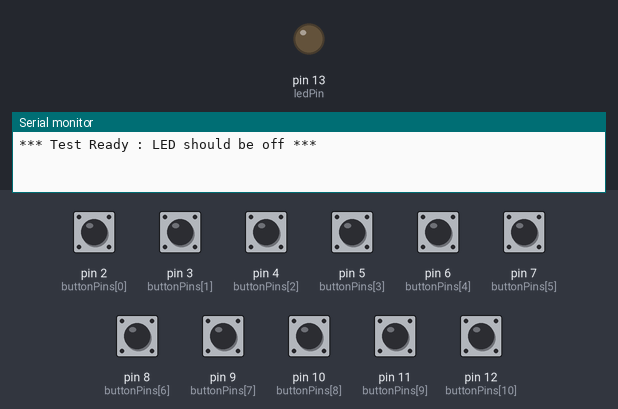
The sketch below on a simulated Arduino Uno, built with avr-gcc and run on an emulated ATmega328P. Parts: output pins drawn as LEDs (lit = HIGH), the last lines printed to the serial monitor. Dashed ring = blinking. The inputs (shaded band) are chosen by the test bench; at power-on: pin 2 (buttonPins[0]), pin 3 (buttonPins[1]), pin 4 (buttonPins[2]), pin 5 (buttonPins[3]), pin 6 (buttonPins[4]), pin 7 (buttonPins[5]), pin 8 (buttonPins[6]), pin 9 (buttonPins[7]), pin 10 (buttonPins[8]), pin 11 (buttonPins[9]), pin 12 (buttonPins[10]) HIGH.

Above: at 1.2 s.
1.3 s: pin 2 (buttonPins[0]) pulled LOW for 0.15 s
At 1.45 s:
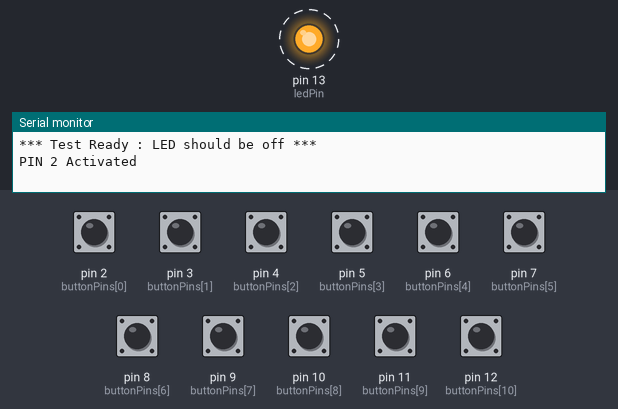
3.9 s: pin 3 (buttonPins[1]) pulled LOW for 0.15 s
At 6.6 s:
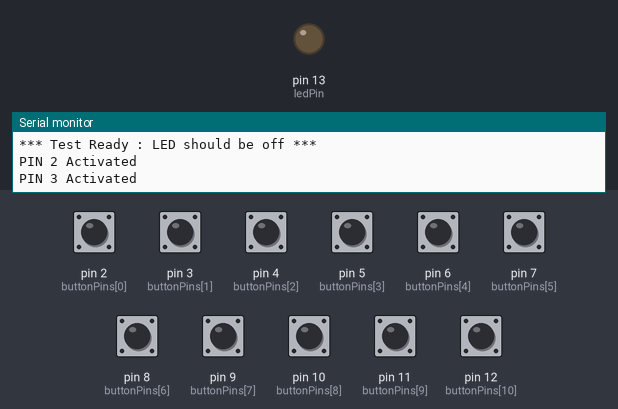
7.0 s: pin 4 (buttonPins[2]) pulled LOW for 0.15 s
At 7.15 s:
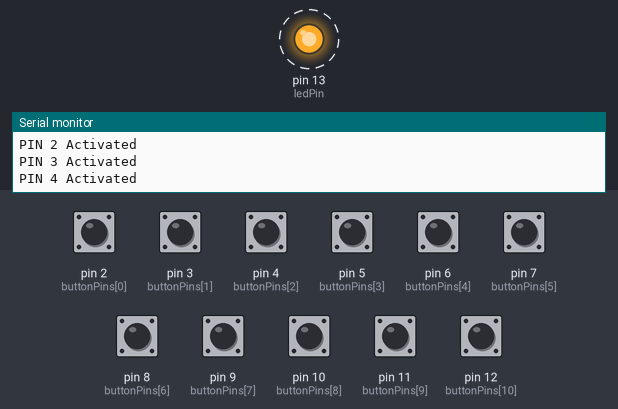
10.1 s: pin 5 (buttonPins[3]) pulled LOW for 0.15 s
At 10.35 s:
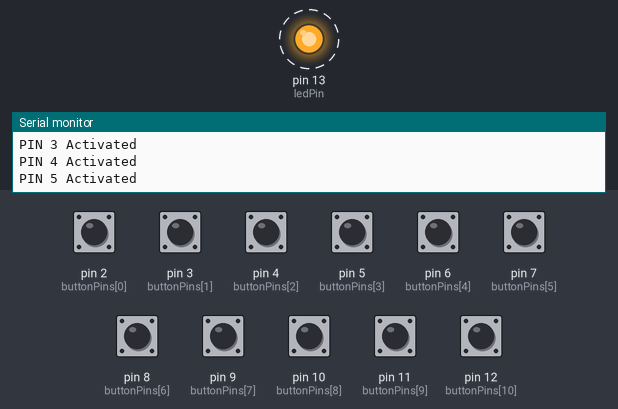
Timing chart, 0 to 14.2 s (numbered marks = the images above; inputs shaded):
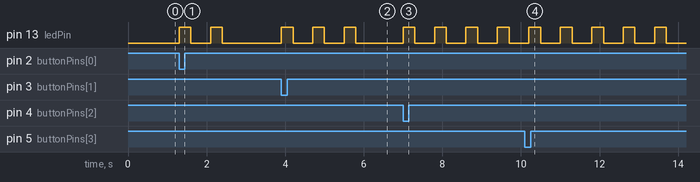

The sketch:

Monster_Board_Tester.ino
```cpp
const int ledPin =  13;      // the number of the LED pin
int buttonPins[] = { 2, 3, 4, 5, 6, 7, 8, 9, 10, 11, 12 };
int buttonCount = 11;

int buttonState = LOW;         // variable for reading the pushbutton status
int activePin = -1;

void setup() {
  Serial.begin(9600);

  // initialize the LED pin as an output:
  pinMode(ledPin, OUTPUT);

  // initialize the pushbutton pins as inputs:
  for (int thisPin = 0; thisPin < buttonCount; thisPin++) {
    pinMode(buttonPins[thisPin], INPUT_PULLUP);
  }

  Serial.println();
  Serial.print("*** Test Ready : LED should be off ***");
  Serial.println();
}

void loop() {

  buttonState = LOW;

  if (digitalRead(buttonPins[activePin])) { activePin = -1;} //reset the pin when button is released

  for (int thisPin = 0; thisPin < buttonCount; thisPin++) {

    if (! digitalRead(buttonPins[thisPin])) {
      if (activePin != thisPin) {

        Serial.print("PIN ");
        Serial.print(buttonPins[thisPin]);
        Serial.println( " Activated");

        flashLED(buttonPins[thisPin]);
        activePin = thisPin;

      }
    }
  }
}

void flashLED(int count) {

  for (int i = 0; i < count; i++) {
    digitalWrite(13, HIGH);   // turn the LED on (HIGH is the voltage level)
    delay(300);              // wait for a second
    digitalWrite(13, LOW);    // turn the LED off by making the voltage LOW
    delay(500);              // wait for a second
  }
}
```

Measured:
- after the input at 1.3 s, pin 13 (ledPin): alternates HIGH for 0.30 s and LOW for 0.50 s, 4 changes in all, then stays LOW, starting at once
- after the input at 3.9 s, pin 13 (ledPin): alternates HIGH for 0.30 s and LOW for 0.50 s, 6 changes in all, then stays LOW, starting at once
- after the input at 7.0 s, pin 13 (ledPin): alternates HIGH for 0.30 s and LOW for 0.50 s, starting at once
- after the input at 10.1 s, pin 13 (ledPin): alternates HIGH for 0.30 s and LOW for 0.50 s, starting after 0.10 s
